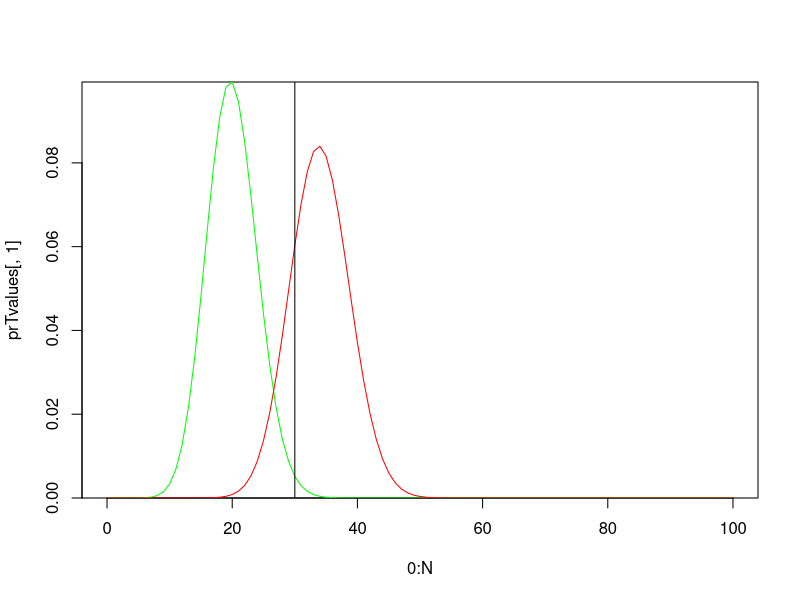

Source code (R):
# 

N = 100
TP = 30
eta0 = 0
eta1 = 0.2
eta = c(eta0, eta1)
p0 = 1/2
## Empirical Bayes for diagnostic example.
## 

a = 0.9
b = 0.8

prT = function() {
  Tvec = 0:N
  prOneEta = function(et) {
    dbinom(0:N, size = N, prob = 
    a*et + (1-b)*(1-et))
  }
  sapply(eta, prOneEta)
}

prTvalues = prT()
colSums(prTvalues)  ### Check.

plot(0:N, prTvalues[,1], col=NULL, yaxs='i')
lines(0:N, prTvalues[,1],col='green')
lines(0:N, prTvalues[,2],col='red')
abline(v=30)
# Posterior odds that eta = eta0

( (1-b)^TP * b^(N-TP) ) / 
  ((a*eta1+(1-b)*(1-eta1))^TP * ( (1-a)*eta1 + b*(1-eta1))^(N-TP))
dbinom(TP, N, 1-b) / dbinom(TP, N, a*eta1+(1-b)*(1-eta1))
### odds of eta0 = 0.086, Pr(eta=eta0 | T) =  0.079.
0.921*0.18/0.34
# 0.488
